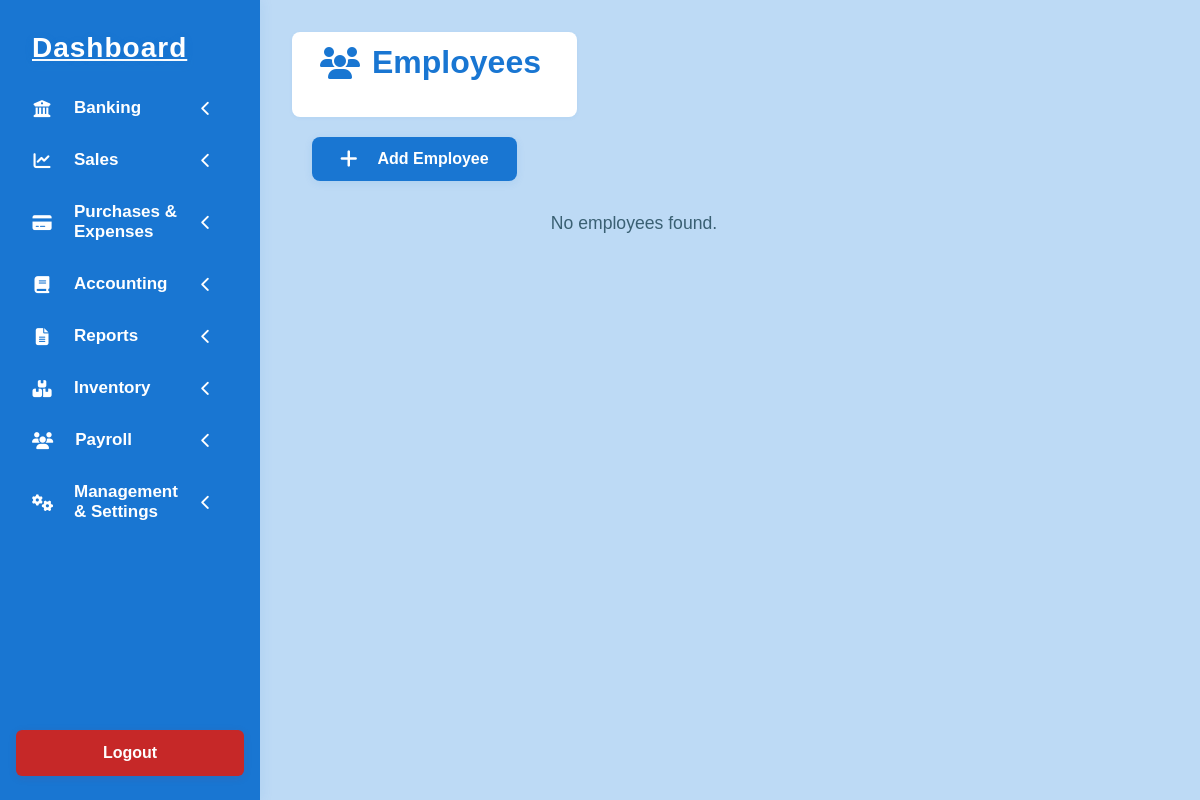
Before: /Payroll_files/employees_form.php with the older database file.
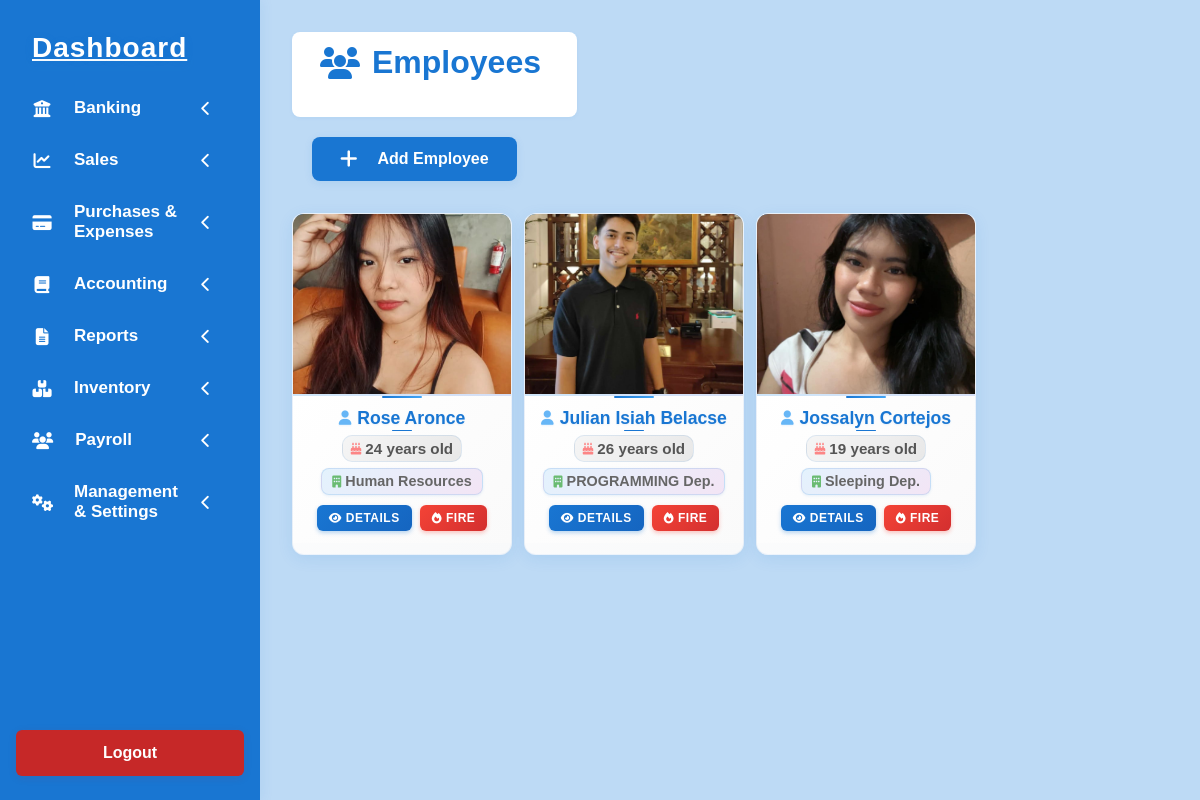
After: the same page with the newer database file.
### tables this page shows
CREATE TABLE `payroll_employees` (
  `id` int(11) NOT NULL,
  `first_name` varchar(100) NOT NULL,
  `last_name` varchar(100) NOT NULL,
  `department` varchar(100) DEFAULT NULL,
  `job_title` varchar(100) DEFAULT NULL,
  `email` varchar(150) DEFAULT NULL,
  `phone_number` varchar(30) DEFAULT NULL,
  `date_hired` date DEFAULT NULL,
  `status` enum('active','inactive','terminated') DEFAULT 'active',
  `photo_path` varchar(255) DEFAULT NULL,
  `address` varchar(255) DEFAULT NULL,
  `birthday` date DEFAULT NULL,
  `gender` varchar(20) DEFAULT NULL,
  `created_at` timestamp NOT NULL DEFAULT current_timestamp(),
  `updated_at` timestamp NOT NULL DEFAULT current_timestamp() ON UPDATE current_timestamp()
);

### Payroll_files/employees_form.php (the view, shortened to what this page needs)
<?php include '../dashboard_things/sidebar_form.php'; ?>
<?php
include '../includes_files/connection.php';
$employees = [];
$sql = 'SELECT * FROM payroll_employees ORDER BY date_hired DESC';
$result = $conn->query($sql);
if ($result) {
    while ($row = $result->fetch_assoc()) {
        $row['photo'] = !empty($row['photo_path']) ? $row['photo_path'] : '';
        $employees[] = $row;
    }
}
?>
<!DOCTYPE html>
<html lang="en">
<head>
    <link rel="stylesheet" href="../dashboard_things/users_roles_style.css">
    <link rel="stylesheet" href="employees.css">
</head>
<body>
    <div class="main-content">
        <div class="section-title-box">
            <h1 class="section-title"><i class="fa-solid fa-users"></i> Employees</h1>
        </div>
        <div class="action-buttons">
            <button class="add-button" id="openAddEmployeeModal">
                <i class="fa-solid fa-plus"></i> Add Employee
            </button>
        </div>
        <div class="employee-card-grid">
            <?php if (count($employees) > 0): ?>
                <?php foreach ($employees as $emp): ?>
                    <?php
                    $age = '';
                    if (!empty($emp['birthday'])) {
                        $birthday = new DateTime($emp['birthday']);
                        $today = new DateTime();
                        $age = $today->diff($birthday)->y;
                    }
                    ?>
                    <div class="employee-card">
                        <div class="employee-card-top">
                            <img class="employee-photo" src="<?= $emp['photo'] ? htmlspecialchars($emp['photo']) : 'https://ui-avatars.com/api/?name=' . urlencode($emp['first_name'] . ' ' . $emp['last_name']) . '&background=1976d2&color=fff&size=200' ?>" alt="Employee Photo">
                        </div>
                        <div class="employee-card-bottom">
                            <div class="employee-name">
                                <i class="fa-solid fa-user"></i>
                                <?= htmlspecialchars($emp['first_name'] . ' ' . $emp['last_name']) ?>
                            </div>
                            <div class="employee-age">
                                <i class="fa-solid fa-birthday-cake"></i>
                                <?= $age ? $age . ' years old' : 'Age not available' ?>
                            </div>
                            <div class="employee-department">
                                <i class="fa-solid fa-building"></i>
                                <?= htmlspecialchars($emp['department'] ?? 'Department not set') ?>
                            </div>
                            <div class="employee-card-actions">
                                <button class="employee-btn details-btn" onclick="viewEmployeeDetails(<?= $emp['id'] ?>)">
                                    <i class="fa-solid fa-eye"></i>
                                    Details
                                </button>
                                <button class="employee-btn fire-btn" onclick="fireEmployee(<?= $emp['id'] ?>)">
                                    <i class="fa-solid fa-fire"></i>
                                    Fire
                                </button>
                            </div>
                        </div>
                    </div>
                <?php endforeach; ?>
            <?php else: ?>
                <div style="grid-column: 1/-1; text-align:center; color:#3a6073; font-size:1.1rem;">No employees found.</div>
            <?php endif; ?>
        </div>
        </div>
</body>
</html>

### dashboard_things/sidebar_form.php (shortened to what this page needs)
<link rel="stylesheet" href="/colab_project/dashboard_things/sidebar_style.css">
<link rel="stylesheet" href="https://cdnjs.cloudflare.com/ajax/libs/font-awesome/6.4.2/css/all.min.css">
<div class="sidebar">
    <a class="sidebar-title" href="/colab_project/dashboard_things/dashboard_form.php">Dashboard</a>
    <div class="sidebar-menu">
        <button class="sidebar-category"><i class="fa-solid fa-building-columns"></i> Banking <span class="sidebar-chevron"><i class="fa-solid fa-chevron-left"></i></span></button>
        <button class="sidebar-category"><i class="fa-solid fa-chart-line"></i> Sales <span class="sidebar-chevron"><i class="fa-solid fa-chevron-left"></i></span></button>
        <button class="sidebar-category"><i class="fa-solid fa-credit-card"></i> Purchases & Expenses <span class="sidebar-chevron"><i class="fa-solid fa-chevron-left"></i></span></button>
        <button class="sidebar-category"><i class="fa-solid fa-book"></i> Accounting <span class="sidebar-chevron"><i class="fa-solid fa-chevron-left"></i></span></button>
        <button class="sidebar-category"><i class="fa-solid fa-file-alt"></i> Reports <span class="sidebar-chevron"><i class="fa-solid fa-chevron-left"></i></span></button>
        <button class="sidebar-category"><i class="fa-solid fa-boxes-stacked"></i> Inventory<span class="sidebar-chevron"><i class="fa-solid fa-chevron-left"></i></span></button>
        <button class="sidebar-category"><i class="fa-solid fa-users"></i> Payroll<span class="sidebar-chevron"><i class="fa-solid fa-chevron-left"></i></span></button>
        <?php if (isset($_SESSION['job_title']) && strtolower($_SESSION['job_title']) === 'workers'): ?>
            <button class="sidebar-category sidebar-disabled" disabled style="cursor:not-allowed; position:relative;">
                <i class="fa-solid fa-cogs"></i> Management & Settings
                <span class="sidebar-chevron"><i class="fa-solid fa-lock"></i></span>
                <span class="sidebar-tooltip">Your account is not authorized to access this part</span>
            </button>
        <?php else: ?>
            <button class="sidebar-category"><i class="fa-solid fa-cogs"></i> Management & Settings <span class="sidebar-chevron"><i class="fa-solid fa-chevron-left"></i></span></button>
        <?php endif; ?>
    </div>
    <a href="/colab_project/logout.php" class="sidebar-logout-btn">Logout</a>
</div>

### dashboard_things/sidebar_style.css (style rules this page uses)
body { margin: 0; padding: 0; font-family: 'Poppins', Arial, sans-serif; background: #bddaf5; }
.sidebar { position: fixed; top: 0; left: 0; width: 260px; height: 100vh; background: #1976d2; color: #fff; box-shadow: 2px 0 12px rgba(25, 118, 210, 0.08); display: flex; flex-direction: column; z-index: 1000; }
.sidebar .sidebar-title { font-size: 28px; font-weight: 800; padding: 32px 24px 18px 32px; letter-spacing: 1px; color: #fff; text-shadow: 0 2px 8px rgba(25, 118, 210, 0.18); }
.sidebar-menu { flex: 1; padding: 0 0 24px 0; overflow-y: auto; }
.sidebar-category { cursor: pointer; padding: 16px 32px 16px 32px; font-size: 17px; font-weight: 600; background: none; border: none; outline: none; color: #fff; width: 100%; text-align: left; transition: background 0.15s; display: flex; align-items: center; justify-content: space-between; gap: 10px; }
.sidebar-category i.fa-solid { margin-right: 12px; min-width: 20px; text-align: center; }
.sidebar-chevron { margin-left: auto; display: flex; align-items: center; font-size: 15px; transition: transform 0.18s; }
.sidebar-logout-btn { display: block; width: calc(100% - 32px); margin: 18px 16px 24px 16px; padding: 14px 0; background: #c62828; color: #fff; font-size: 16px; font-weight: 700; text-align: center; border: none; border-radius: 6px; text-decoration: none; box-shadow: 0 2px 8px rgba(198, 40, 40, 0.10); transition: background 0.18s, color 0.18s; cursor: pointer; }
.main-content { color: #222; margin-left: 260px; position: relative; z-index: 1; padding: 32px; }
.main-content h1 { display: inline-flex; align-items: center; font-size: 2rem; font-weight: 700; margin: 0 0 24px 0; padding: 0; background: none; box-shadow: none; }
.section-title { display: inline-flex; align-items: center; font-size: 2rem; font-weight: 700; margin: 0 0 24px 0; padding: 8px 22px 8px 16px; background: #e3f2fd; color: #1976d2; border-radius: 8px; box-shadow: 0 1px 4px rgba(25, 118, 210, 0.06); box-sizing: border-box; }
.section-title i { margin-right: 12px; }

### dashboard_things/users_roles_style.css (style rules this page uses)
.section-title-box { display: inline-block; background: #fff; border-radius: 8px; box-shadow: 0 1px 4px rgba(25, 118, 210, 0.06); padding: 12px 36px 12px 28px; }
.section-title { display: inline-flex; align-items: center; font-size: 2rem; font-weight: 700; margin: 0 0 24px 0; padding: 8px 22px 8px 16px; background: none; color: #1976d2; border-radius: 8px; box-shadow: none; box-sizing: border-box; }
.section-title i { margin-right: 12px; }
.action-buttons { margin: 20px 0; padding: 0 20px; }
.add-button { display: inline-flex; align-items: center; padding: 12px 28px; background-color: #1976d2; color: white; border: none; border-radius: 8px; font-size: 16px; font-weight: 600; cursor: pointer; box-shadow: 0 2px 8px rgba(25, 118, 210, 0.10); transition: background-color 0.2s ease, box-shadow 0.2s ease, transform 0.1s ease; gap: 10px; }
.add-button i { margin-right: 10px; font-size: 20px; }

Changed rows visible on the page:
added payroll_employees: photo_path (picture), first_name+last_name "Rose Aronce", birthday "24", department "Human Resources"
added payroll_employees: photo_path (picture), first_name+last_name "Julian Isiah Belacse", birthday "26", department "PROGRAMMING Dep."
added payroll_employees: photo_path (picture), first_name+last_name "Jossalyn Cortejos", birthday "19", department "Sleeping Dep."
Other visible differences:
text no longer shown: "No employees found."
